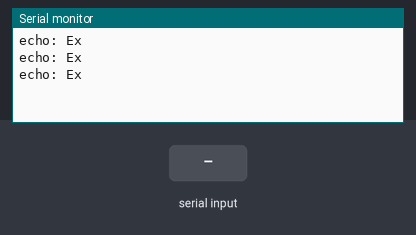
A sketch run on a simulated Arduino Uno, built with avr-gcc and run on an emulated ATmega328P. Parts: the last lines printed to the serial monitor. The inputs (shaded band) are chosen by the test bench.

Above: at 1.2 s.
1.3 s: "1" received over Serial
At 3.5 s:
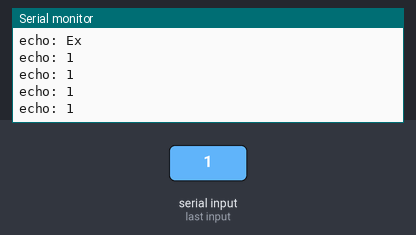
3.6 s: "0" received over Serial
At 5.0 s:
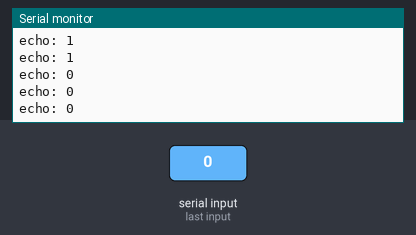
5.1 s: "2" received over Serial
At 5.7 s:
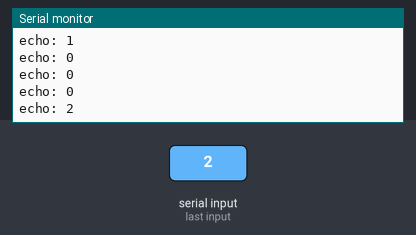
Timing chart, 0 to 8.1 s (numbered marks = the images above; inputs shaded):
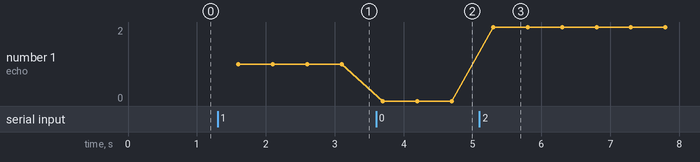

The sketch:

P7_PythonToArduino.ino
```cpp
void setup() {
  // put your setup code here, to run once:
  Serial.begin(9600);
  Serial.setTimeout(100);
}

String cad = "Ex";
void loop() {
  // put your main code here, to run repeatedly:
  if(Serial.available()>0){
    cad = Serial.readString();
  }
  Serial.println("echo: " + cad);
  delay(500);
}
```

Measured:
- after the input at 1.3 s, the serial monitor: prints a new line after 0.30 s (image 1)
- after the input at 3.6 s, the serial monitor: prints a new line after 0.10 s (image 2)
- after the input at 5.1 s, the serial monitor: prints a new line after 0.20 s (image 3)
- plotted number 1: 1 → 0 after the input at 3.6 s, 0 → 2 after the input at 5.1 s
